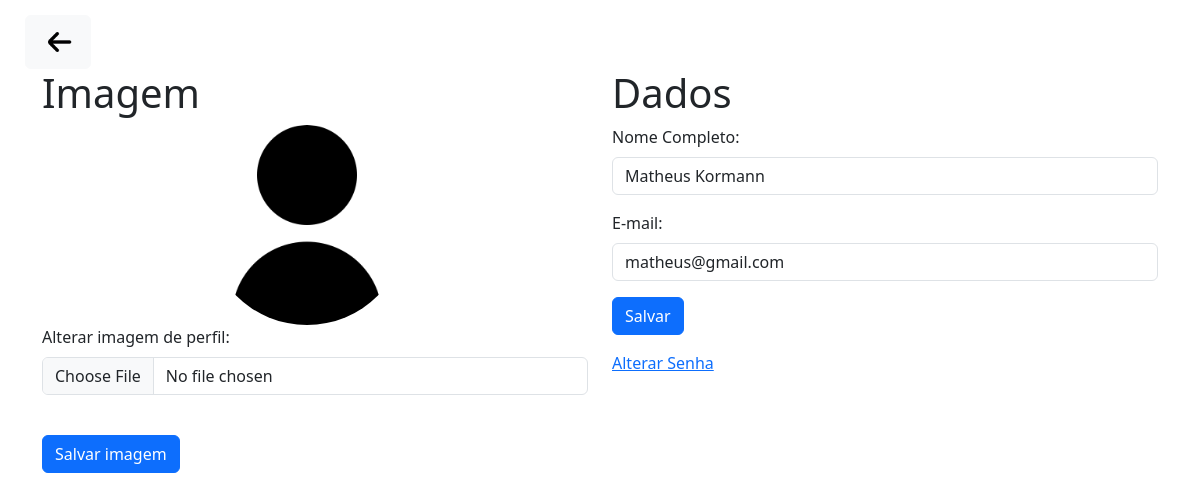
The app's page /users/comfig.php (signed in) with its own data.
### tables this page shows
CREATE TABLE USERS (
    ID_USER INT PRIMARY KEY AUTO_INCREMENT NOT NULL,
    NAME VARCHAR(100) NOT NULL,
    CPF VARCHAR(100) NOT NULL,
    EMAIL VARCHAR(100) NOT NULL,
    DATA_DE_NASCIMENTO VARCHAR(100) NOT NULL,
    PASSWORD VARCHAR(100) NOT NULL,
    ROLE VARCHAR(100) NOT NULL,
    USERIMAGEPATH VARCHAR(200),
    UNIQUE (CPF, EMAIL)
);

### users/comfig.php (the view, shortened to what this page needs)
<?php
include('../connections/connection.php');
?>
<!DOCTYPE html>
<html lang="pt-br">
<head>
    <link rel="stylesheet" href="comfig.css">
    <link rel="stylesheet" href="../node_modules/bootstrap/dist/css/bootstrap.min.css">
</head>
    </html>
<?php
$id = $_SESSION["id"];
$sql = "SELECT NAME, CPF, EMAIL, DATA_DE_NASCIMENTO, ROLE, USERIMAGEPATH FROM USERS WHERE ID_USER = $id";
$result = $conn->query($sql);
if ($result->num_rows > 0) {
    while ($row = $result->fetch_assoc()) {
        $name = $row["NAME"];
        $login = $row["EMAIL"];
        $atualUserImagePath = $row["USERIMAGEPATH"];
    }
}
?>
<html>
<body>
    <div id="conteinerButtom">
        <a id="botaoVoltar" type="button" class="btn btn-light" href="../homes/collectorHomes.php"><img src="../imagens/iconVoltar.png" alt="voltarHome" style="width: 40px; height: 40px"></a>
    </div>
    <div class="container">
        <div class="row">
            <div class="col">
                <h1>Imagem</h1>
                <div class="">
                    <div>
                        <div id="comtImgUser">
                            <img height="175px" id="userImg" src="<?php echo $atualUserImagePath ?>" alt="">
                        </div>
                        <div>
                            <form method="POST" enctype="multipart/form-data">
                                <div class="mb-3">
                                    <label for="formFile" class="form-label">Alterar imagem de perfil:</label>
                                    <input name="userImg" class="form-control" type="file" id="formFile">
                                </div>
                                <br>
                                <button name="upload" class="btn btn-primary mb-3" type="submit">Salvar imagem</button>
                            </form>
                        </div>
                    </div>
                </div>
            </div>
            <div class="col">
                <h1>Dados</h1>
                <form action="" method="POST" >
                    <div class="mb-3">
                        <label for="exampleFormControlInput1" class="form-label">Nome Completo:</label>
                        <input type="text"  name="txtName" class="form-control" id="exampleFormControlInput1" value="<?php echo $name ?>">
                    </div>
                    <div class="mb-3">
                        <label for="exampleFormControlInput1" class="form-label">E-mail:</label>
                        <input type="email" name="txtlogin" class="form-control" id="exampleFormControlInput1" value="<?php echo $login ?>">
                    </div>
                    <button name="atualizarDados" class="btn btn-primary mb-3" type="submit">Salvar</button>
                </form>
                <a href="../users/alterarSenha.php">Alterar Senha</a>
            </div>
        </div>
    </div>
</body>
</html>

### users/comfig.css (style rules this page uses)
#botaoVoltar { margin-top: 15px; margin-left: 25px; }
#comtImgUser { width: 200px; height: 200px; border-radius: 299px; overflow: hidden; position: relative; left: 165px; }
#userImg { width: 100%; height: 100%; object-fit: cover; }

### records on screen
users: USERIMAGEPATH (picture), txtName "Matheus Kormann", txtlogin "matheus@gmail.com"
